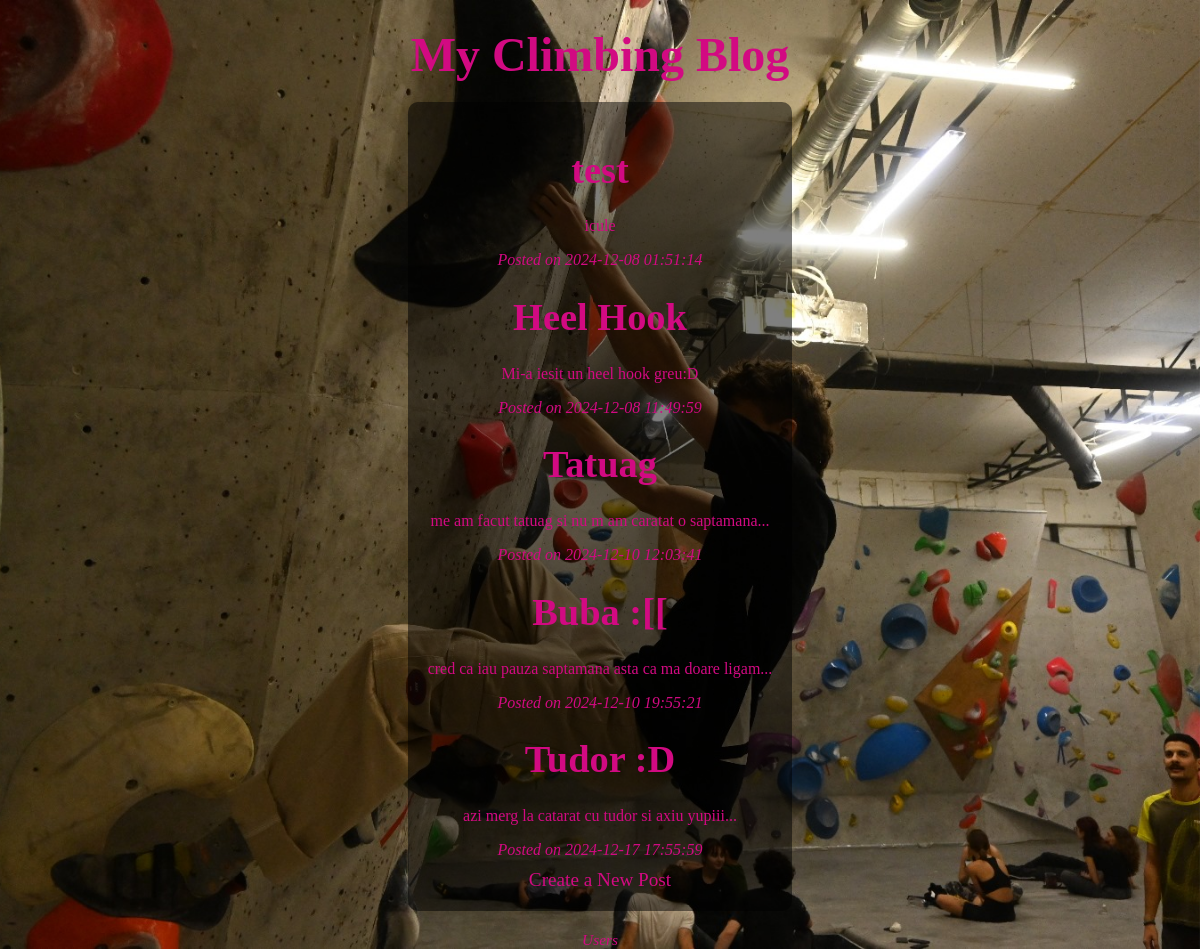
The page / on the database its author committed.
### app.py (models this page shows)
class Post(db.Model):
    id = db.Column(db.Integer, primary_key=True, autoincrement=True)
    user_id = db.Column(db.Integer, db.ForeignKey(User.id))
    posted_by = db.relationship('User')
    comments = db.relationship('Comment')
    posted = db.Column(db.DateTime, nullable=False)
    title = db.Column(db.String(120), nullable=False)
    body = db.Column(db.String(500), nullable=False)
    reads = db.Column(db.Integer, nullable=False, default=0)

### app.py (the view)
@app.route('/')
def display_posts():
    posts = Post.query.all()
    return render_template('posts.html', posts = posts)

### app.py (called while the page is built)
@app.context_processor
def inject_background_image():
    return {'background_image': random.choice(BACKGROUND_IMAGES)}

### templates/posts.html (shortened to what this page needs)
{% extends "base.html" %}
{% block content %}
<ul>
  {% for post in posts %}
  <li>
    <a href="{{ url_for('display_post', post_id=post.id) }}">
      <h1>{{ post.title }}</h1>
    </a>
    <p>{{ post.body[:50] }}{{ '...' if post.body|length > 30 else '' }}</p>
    <i class="date">Posted on {{ post.posted.strftime('%Y-%m-%d %H:%M:%S') }}</i>
  </li>
  {% endfor %}
</ul>
<a href="{{ url_for('create_post') }}">Create a New Post</a>
{% endblock %}

### templates/base.html (shortened to what this page needs)
<!doctype html>
<html lang="en">
  <head>
    <link href="{{ url_for('static', filename='style.css') }}" rel="stylesheet"/>
  </head>
  <body>
    <div class="background"style="background-image: url('{{ url_for('static', filename=background_image) }}');"></div>
    <header>
      <h1><a href="{{ url_for('display_posts') }}">My Climbing Blog</a></h1>
    </header>
    <main>
        {% block content %}
        {% endblock %}
      </main>
    </body>
    <footer>
      <a href="{{ url_for('display_all_users') }}"><i>Users</i></a>
    </footer>
</html>

### static/style.css (style rules this page uses)
.background { position: absolute; top: 0; left: 0; width: 100%; height: 100%; background-size: cover; background-position: center center; background-attachment: fixed; z-index: -1; }
body { font-family: cursive; color: #d20a82; margin: 0; padding: 0; height: 100vh; display: flex; flex-direction: column; justify-content: center; align-items: center; }
main { overflow-y: auto; text-align: center; max-width: 1000px; max-height: 1000px; padding: 20px; background-color: rgb(0, 0, 0, 0.5); border-radius: 10px; scrollbar-color: red; }
header h1 { font-size: 2.5em; margin-bottom: 20px; }
ul { list-style-type: none; margin: 0; padding: 0; }
li { margin: 10px 0; }
a { color: #d20a82; text-decoration: none; font-size: 1.2em; }
footer { margin-top: 20px; font-size: 0.8em; }

### rows shown on the page
Post: title "test", body "icule", posted "2024-12-08 01:51:14"
Post: title "Heel Hook", body "Mi-a iesit un heel hook greu:D", posted "2024-12-08 11:49:59"
Post: title "Tatuag", body "me am facut tatuag si nu m am caratat o saptamana", body "...", posted "2024-12-10 12:03:41"
Post: title "Buba :[[", body "cred ca iau pauza saptamana asta ca ma doare ligam", body "...", posted "2024-12-10 19:55:21"
Post: title "Tudor :D", body "azi merg la catarat cu tudor si axiu yupiii", body "...", posted "2024-12-17 17:55:59"
